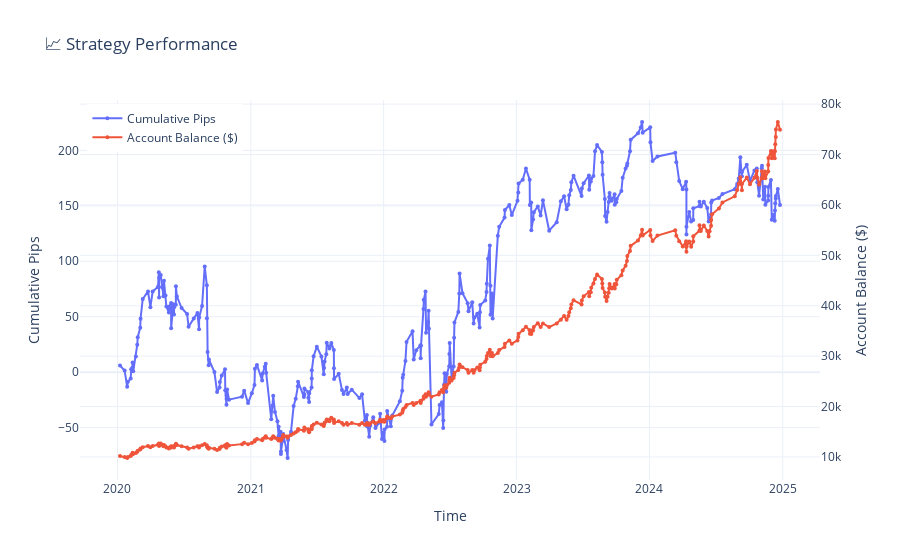
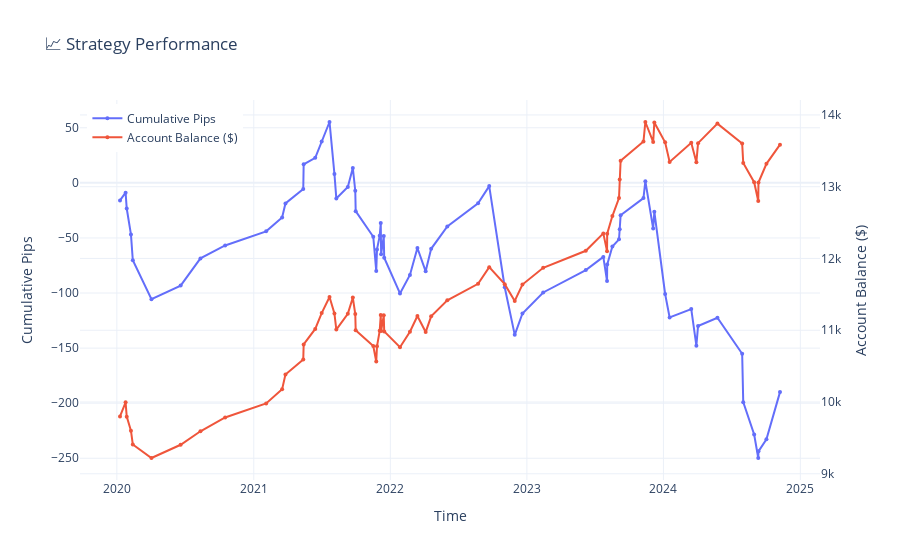
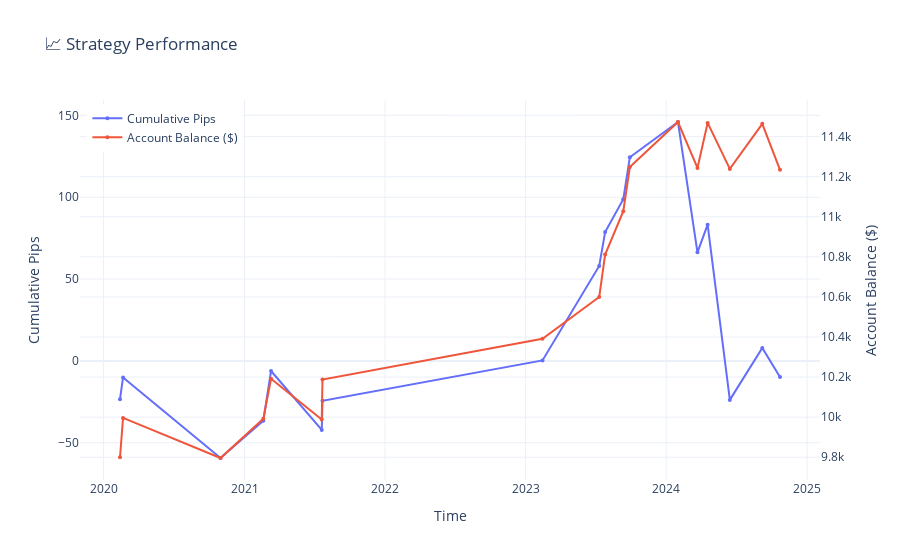
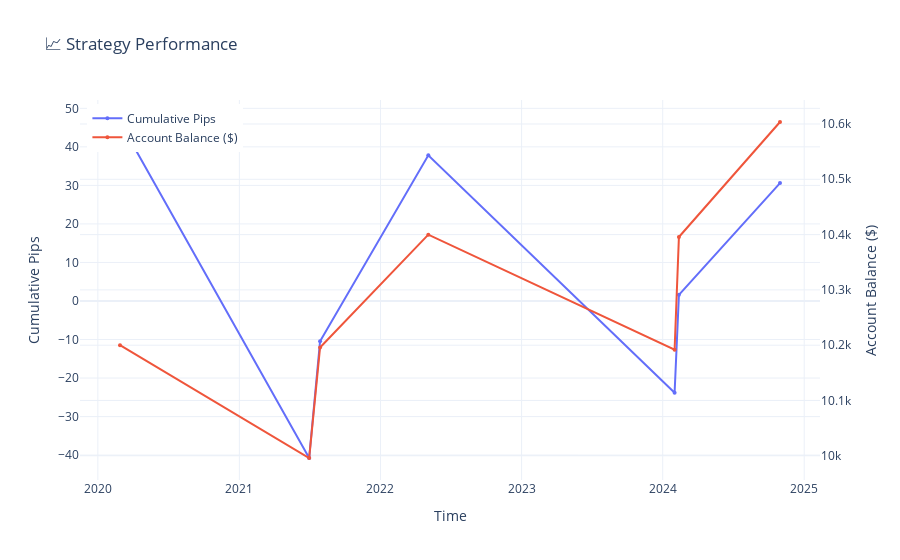

These figures' notebook cell, in order:
### Code cell
pairs = ["EUR_USD"]
granularities = ['M5', 'M30', 'H1', 'H4']

for pair in pairs:
    for g in granularities:
        print(f"{pair} {g}")
        df = pd.read_pickle(f"../backtesting/results/{pair}_{g}_analyzed.pkl")
        summarize_trades(df)
